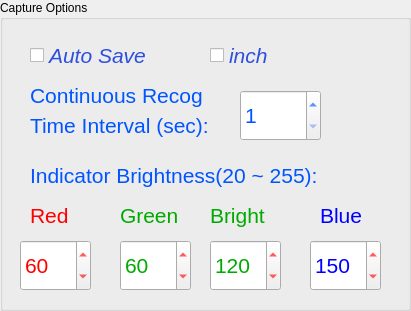
     <widget class="QGroupBox" name="groupBox_4">
      <property name="geometry">
       <rect>
        <x>860</x>
        <y>10</y>
        <width>411</width>
        <height>311</height>
       </rect>
      </property>
      <property name="title">
       <string>Capture Options </string>
      </property>
      <widget class="QCheckBox" name="checkBox_AutoSave">
       <property name="geometry">
        <rect>
         <x>30</x>
         <y>40</y>
         <width>141</width>
         <height>31</height>
        </rect>
       </property>
       <property name="palette">
        <palette>
         <active>
          <colorrole role="WindowText">
           <brush brushstyle="SolidPattern">
            <color alpha="255">
             <red>46</red>
             <green>78</green>
             <blue>221</blue>
            </color>
           </brush>
          </colorrole>
         </active>
         <inactive>
          <colorrole role="WindowText">
           <brush brushstyle="SolidPattern">
            <color alpha="255">
             <red>46</red>
             <green>78</green>
             <blue>221</blue>
            </color>
           </brush>
          </colorrole>
         </inactive>
         <disabled>
          <colorrole role="WindowText">
           <brush brushstyle="SolidPattern">
            <color alpha="255">
             <red>120</red>
             <green>120</green>
             <blue>120</blue>
            </color>
           </brush>
          </colorrole>
         </disabled>
        </palette>
       </property>
       <property name="font">
        <font>
         <family>Arial</family>
         <pointsize>16</pointsize>
         <italic>true</italic>
        </font>
       </property>
       <property name="text">
        <string>Auto Save</string>
       </property>
      </widget>
      <widget class="QCheckBox" name="checkBox_Inch">
       <property name="geometry">
        <rect>
         <x>210</x>
         <y>40</y>
         <width>71</width>
         <height>31</height>
        </rect>
       </property>
       <property name="palette">
        <palette>
         <active>
          <colorrole role="WindowText">
           <brush brushstyle="SolidPattern">
            <color alpha="255">
             <red>46</red>
             <green>78</green>
             <blue>221</blue>
            </color>
           </brush>
          </colorrole>
         </active>
         <inactive>
          <colorrole role="WindowText">
           <brush brushstyle="SolidPattern">
            <color alpha="255">
             <red>46</red>
             <green>78</green>
             <blue>221</blue>
            </color>
           </brush>
          </colorrole>
         </inactive>
         <disabled>
          <colorrole role="WindowText">
           <brush brushstyle="SolidPattern">
            <color alpha="255">
             <red>120</red>
             <green>120</green>
             <blue>120</blue>
            </color>
           </brush>
          </colorrole>
         </disabled>
        </palette>
       </property>
       <property name="font">
        <font>
         <family>Arial</family>
         <pointsize>16</pointsize>
         <italic>true</italic>
        </font>
       </property>
       <property name="text">
        <string>inch</string>
       </property>
      </widget>
      <widget class="QLabel" name="label_25">
       <property name="geometry">
        <rect>
         <x>30</x>
         <y>80</y>
         <width>201</width>
         <height>31</height>
        </rect>
       </property>
       <property name="palette">
        <palette>
         <active>
          <colorrole role="WindowText">
           <brush brushstyle="SolidPattern">
            <color alpha="255">
             <red>0</red>
             <green>85</green>
             <blue>255</blue>
            </color>
           </brush>
          </colorrole>
         </active>
         <inactive>
          <colorrole role="WindowText">
           <brush brushstyle="SolidPattern">
            <color alpha="255">
             <red>0</red>
             <green>85</green>
             <blue>255</blue>
            </color>
           </brush>
          </colorrole>
         </inactive>
         <disabled>
          <colorrole role="WindowText">
           <brush brushstyle="SolidPattern">
            <color alpha="255">
             <red>120</red>
             <green>120</green>
             <blue>120</blue>
            </color>
           </brush>
          </colorrole>
         </disabled>
        </palette>
       </property>
       <property name="font">
        <font>
         <family>Arial</family>
         <pointsize>16</pointsize>
        </font>
       </property>
       <property name="text">
        <string>Continuous Recog</string>
       </property>
      </widget>
      <widget class="QLabel" name="label_26">
       <property name="geometry">
        <rect>
         <x>30</x>
         <y>110</y>
         <width>191</width>
         <height>31</height>
        </rect>
       </property>
       <property name="palette">
        <palette>
         <active>
          <colorrole role="WindowText">
           <brush brushstyle="SolidPattern">
            <color alpha="255">
             <red>0</red>
             <green>85</green>
             <blue>255</blue>
            </color>
           </brush>
          </colorrole>
         </active>
         <inactive>
          <colorrole role="WindowText">
           <brush brushstyle="SolidPattern">
            <color alpha="255">
             <red>0</red>
             <green>85</green>
             <blue>255</blue>
            </color>
           </brush>
          </colorrole>
         </inactive>
         <disabled>
          <colorrole role="WindowText">
           <brush brushstyle="SolidPattern">
            <color alpha="255">
             <red>120</red>
             <green>120</green>
             <blue>120</blue>
            </color>
           </brush>
          </colorrole>
         </disabled>
        </palette>
       </property>
       <property name="font">
        <font>
         <family>Arial</family>
         <pointsize>16</pointsize>
        </font>
       </property>
       <property name="text">
        <string>Time Interval (sec):</string>
       </property>
      </widget>
      <widget class="QSpinBox" name="spinBox_Interval">
       <property name="geometry">
        <rect>
         <x>240</x>
         <y>90</y>
         <width>81</width>
         <height>51</height>
        </rect>
       </property>
       <property name="palette">
        <palette>
         <active>
          <colorrole role="WindowText">
           <brush brushstyle="SolidPattern">
            <color alpha="255">
             <red>0</red>
             <green>85</green>
             <blue>255</blue>
            </color>
           </brush>
          </colorrole>
          <colorrole role="Text">
           <brush brushstyle="SolidPattern">
            <color alpha="255">
             <red>0</red>
             <green>85</green>
             <blue>255</blue>
            </color>
           </brush>
          </colorrole>
         </active>
         <inactive>
          <colorrole role="WindowText">
           <brush brushstyle="SolidPattern">
            <color alpha="255">
             <red>0</red>
             <green>85</green>
             <blue>255</blue>
            </color>
           </brush>
          </colorrole>
          <colorrole role="Text">
           <brush brushstyle="SolidPattern">
            <color alpha="255">
             <red>0</red>
             <green>85</green>
             <blue>255</blue>
            </color>
           </brush>
          </colorrole>
         </inactive>
         <disabled>
          <colorrole role="WindowText">
           <brush brushstyle="SolidPattern">
            <color alpha="255">
             <red>120</red>
             <green>120</green>
             <blue>120</blue>
            </color>
           </brush>
          </colorrole>
          <colorrole role="Text">
           <brush brushstyle="SolidPattern">
            <color alpha="255">
             <red>120</red>
             <green>120</green>
             <blue>120</blue>
            </color>
           </brush>
          </colorrole>
         </disabled>
        </palette>
       </property>
       <property name="font">
        <font>
         <family>Arial</family>
         <pointsize>16</pointsize>
        </font>
       </property>
       <property name="minimum">
        <number>1</number>
       </property>
       <property name="maximum">
        <number>20</number>
       </property>
       <property name="singleStep">
        <number>1</number>
       </property>
       <property name="value">
        <number>1</number>
       </property>
      </widget>
      <widget class="QLabel" name="label_28">
       <property name="geometry">
        <rect>
         <x>210</x>
         <y>200</y>
         <width>71</width>
         <height>31</height>
        </rect>
       </property>
       <property name="palette">
        <palette>
         <active>
          <colorrole role="WindowText">
           <brush brushstyle="SolidPattern">
            <color alpha="255">
             <red>0</red>
             <green>170</green>
             <blue>0</blue>
            </color>
           </brush>
          </colorrole>
         </active>
         <inactive>
          <colorrole role="WindowText">
           <brush brushstyle="SolidPattern">
            <color alpha="255">
             <red>0</red>
             <green>170</green>
             <blue>0</blue>
            </color>
           </brush>
          </colorrole>
         </inactive>
         <disabled>
          <colorrole role="WindowText">
           <brush brushstyle="SolidPattern">
            <color alpha="255">
             <red>120</red>
             <green>120</green>
             <blue>120</blue>
            </color>
           </brush>
          </colorrole>
         </disabled>
        </palette>
       </property>
       <property name="font">
        <font>
         <family>Arial</family>
         <pointsize>16</pointsize>
        </font>
       </property>
       <property name="text">
        <string>Bright</string>
       </property>
      </widget>
      <widget class="QLabel" name="label_29">
       <property name="geometry">
        <rect>
         <x>320</x>
         <y>200</y>
         <width>51</width>
         <height>31</height>
        </rect>
       </property>
       <property name="palette">
        <palette>
         <active>
          <colorrole role="WindowText">
           <brush brushstyle="SolidPattern">
            <color alpha="255">
             <red>0</red>
             <green>0</green>
             <blue>255</blue>
            </color>
           </brush>
          </colorrole>
         </active>
         <inactive>
          <colorrole role="WindowText">
           <brush brushstyle="SolidPattern">
            <color alpha="255">
             <red>0</red>
             <green>0</green>
             <blue>255</blue>
            </color>
           </brush>
          </colorrole>
         </inactive>
         <disabled>
          <colorrole role="WindowText">
           <brush brushstyle="SolidPattern">
            <color alpha="255">
             <red>120</red>
             <green>120</green>
             <blue>120</blue>
            </color>
           </brush>
          </colorrole>
         </disabled>
        </palette>
       </property>
       <property name="font">
        <font>
         <family>Arial</family>
         <pointsize>16</pointsize>
        </font>
       </property>
       <property name="text">
        <string>Blue</string>
       </property>
      </widget>
      <widget class="QSpinBox" name="spinBox_Red">
       <property name="geometry">
        <rect>
         <x>20</x>
         <y>240</y>
         <width>71</width>
         <height>51</height>
        </rect>
       </property>
       <property name="palette">
        <palette>
         <active>
          <colorrole role="WindowText">
           <brush brushstyle="SolidPattern">
            <color alpha="255">
             <red>255</red>
             <green>0</green>
             <blue>0</blue>
            </color>
           </brush>
          </colorrole>
          <colorrole role="Text">
           <brush brushstyle="SolidPattern">
            <color alpha="255">
             <red>255</red>
             <green>0</green>
             <blue>0</blue>
            </color>
           </brush>
          </colorrole>
         </active>
         <inactive>
          <colorrole role="WindowText">
           <brush brushstyle="SolidPattern">
            <color alpha="255">
             <red>255</red>
             <green>0</green>
             <blue>0</blue>
            </color>
           </brush>
          </colorrole>
          <colorrole role="Text">
           <brush brushstyle="SolidPattern">
            <color alpha="255">
             <red>255</red>
             <green>0</green>
             <blue>0</blue>
            </color>
           </brush>
          </colorrole>
         </inactive>
         <disabled>
          <colorrole role="WindowText">
           <brush brushstyle="SolidPattern">
            <color alpha="255">
             <red>120</red>
             <green>120</green>
             <blue>120</blue>
            </color>
           </brush>
          </colorrole>
          <colorrole role="Text">
           <brush brushstyle="SolidPattern">
            <color alpha="255">
             <red>120</red>
             <green>120</green>
             <blue>120</blue>
            </color>
           </brush>
          </colorrole>
         </disabled>
        </palette>
       </property>
       <property name="font">
        <font>
         <family>Arial</family>
         <pointsize>16</pointsize>
        </font>
       </property>
       <property name="minimum">
        <number>20</number>
       </property>
       <property name="maximum">
        <number>255</number>
       </property>
       <property name="singleStep">
        <number>5</number>
       </property>
       <property name="value">
        <number>60</number>
       </property>
      </widget>
      <widget class="QLabel" name="label_30">
       <property name="geometry">
        <rect>
         <x>120</x>
         <y>200</y>
         <width>61</width>
         <height>31</height>
        </rect>
       </property>
       <property name="palette">
        <palette>
         <active>
          <colorrole role="WindowText">
           <brush brushstyle="SolidPattern">
            <color alpha="255">
             <red>0</red>
             <green>170</green>
             <blue>0</blue>
            </color>
           </brush>
          </colorrole>
         </active>
         <inactive>
          <colorrole role="WindowText">
           <brush brushstyle="SolidPattern">
            <color alpha="255">
             <red>0</red>
             <green>170</green>
             <blue>0</blue>
            </color>
           </brush>
          </colorrole>
         </inactive>
         <disabled>
          <colorrole role="WindowText">
           <brush brushstyle="SolidPattern">
            <color alpha="255">
             <red>120</red>
             <green>120</green>
             <blue>120</blue>
            </color>
           </brush>
          </colorrole>
         </disabled>
        </palette>
       </property>
       <property name="font">
        <font>
         <family>Arial</family>
         <pointsize>16</pointsize>
        </font>
       </property>
       <property name="text">
        <string>Green</string>
       </property>
      </widget>
      <widget class="QSpinBox" name="spinBox_BrightGreen">
       <property name="geometry">
        <rect>
         <x>210</x>
         <y>240</y>
         <width>71</width>
         <height>51</height>
        </rect>
       </property>
       <property name="palette">
        <palette>
         <active>
          <colorrole role="WindowText">
           <brush brushstyle="SolidPattern">
            <color alpha="255">
             <red>255</red>
             <green>0</green>
             <blue>0</blue>
            </color>
           </brush>
          </colorrole>
          <colorrole role="Text">
           <brush brushstyle="SolidPattern">
            <color alpha="255">
             <red>0</red>
             <green>170</green>
             <blue>0</blue>
            </color>
           </brush>
          </colorrole>
         </active>
         <inactive>
          <colorrole role="WindowText">
           <brush brushstyle="SolidPattern">
            <color alpha="255">
             <red>255</red>
             <green>0</green>
             <blue>0</blue>
            </color>
           </brush>
          </colorrole>
          <colorrole role="Text">
           <brush brushstyle="SolidPattern">
            <color alpha="255">
             <red>0</red>
             <green>170</green>
             <blue>0</blue>
            </color>
           </brush>
          </colorrole>
         </inactive>
         <disabled>
          <colorrole role="WindowText">
           <brush brushstyle="SolidPattern">
            <color alpha="255">
             <red>120</red>
             <green>120</green>
             <blue>120</blue>
            </color>
           </brush>
          </colorrole>
          <colorrole role="Text">
           <brush brushstyle="SolidPattern">
            <color alpha="255">
             <red>120</red>
             <green>120</green>
             <blue>120</blue>
            </color>
           </brush>
          </colorrole>
         </disabled>
        </palette>
       </property>
       <property name="font">
        <font>
         <family>Arial</family>
         <pointsize>16</pointsize>
        </font>
       </property>
       <property name="minimum">
        <number>20</number>
       </property>
       <property name="maximum">
        <number>255</number>
       </property>
       <property name="singleStep">
        <number>5</number>
       </property>
       <property name="value">
        <number>120</number>
       </property>
      </widget>
      <widget class="QSpinBox" name="spinBox_Green">
       <property name="geometry">
        <rect>
         <x>120</x>
         <y>240</y>
         <width>71</width>
         <height>51</height>
        </rect>
       </property>
       <property name="palette">
        <palette>
         <active>
          <colorrole role="WindowText">
           <brush brushstyle="SolidPattern">
            <color alpha="255">
             <red>255</red>
             <green>0</green>
             <blue>0</blue>
            </color>
           </brush>
          </colorrole>
          <colorrole role="Text">
           <brush brushstyle="SolidPattern">
            <color alpha="255">
             <red>0</red>
             <green>170</green>
             <blue>0</blue>
            </color>
           </brush>
          </colorrole>
         </active>
         <inactive>
          <colorrole role="WindowText">
           <brush brushstyle="SolidPattern">
            <color alpha="255">
             <red>255</red>
             <green>0</green>
             <blue>0</blue>
            </color>
           </brush>
          </colorrole>
          <colorrole role="Text">
           <brush brushstyle="SolidPattern">
            <color alpha="255">
             <red>0</red>
             <green>170</green>
             <blue>0</blue>
            </color>
           </brush>
          </colorrole>
         </inactive>
         <disabled>
          <colorrole role="WindowText">
           <brush brushstyle="SolidPattern">
            <color alpha="255">
             <red>120</red>
             <green>120</green>
             <blue>120</blue>
            </color>
           </brush>
          </colorrole>
          <colorrole role="Text">
           <brush brushstyle="SolidPattern">
            <color alpha="255">
             <red>120</red>
             <green>120</green>
             <blue>120</blue>
            </color>
           </brush>
          </colorrole>
         </disabled>
        </palette>
       </property>
       <property name="font">
        <font>
         <family>Arial</family>
         <pointsize>16</pointsize>
        </font>
       </property>
       <property name="minimum">
        <number>20</number>
       </property>
       <property name="maximum">
        <number>255</number>
       </property>
       <property name="singleStep">
        <number>5</number>
       </property>
       <property name="value">
        <number>60</number>
       </property>
      </widget>
      <widget class="QSpinBox" name="spinBox_Blue">
       <property name="geometry">
        <rect>
         <x>310</x>
         <y>240</y>
         <width>71</width>
         <height>51</height>
        </rect>
       </property>
       <property name="palette">
        <palette>
         <active>
          <colorrole role="WindowText">
           <brush brushstyle="SolidPattern">
            <color alpha="255">
             <red>255</red>
             <green>0</green>
             <blue>0</blue>
            </color>
           </brush>
          </colorrole>
          <colorrole role="Text">
           <brush brushstyle="SolidPattern">
            <color alpha="255">
             <red>0</red>
             <green>0</green>
             <blue>255</blue>
            </color>
           </brush>
          </colorrole>
         </active>
         <inactive>
          <colorrole role="WindowText">
           <brush brushstyle="SolidPattern">
            <color alpha="255">
             <red>255</red>
             <green>0</green>
             <blue>0</blue>
            </color>
           </brush>
          </colorrole>
          <colorrole role="Text">
           <brush brushstyle="SolidPattern">
            <color alpha="255">
             <red>0</red>
             <green>0</green>
             <blue>255</blue>
            </color>
           </brush>
          </colorrole>
         </inactive>
         <disabled>
          <colorrole role="WindowText">
           <brush brushstyle="SolidPattern">
            <color alpha="255">
             <red>120</red>
             <green>120</green>
             <blue>120</blue>
            </color>
           </brush>
          </colorrole>
          <colorrole role="Text">
           <brush brushstyle="SolidPattern">
            <color alpha="255">
             <red>120</red>
             <green>120</green>
             <blue>120</blue>
            </color>
           </brush>
          </colorrole>
         </disabled>
        </palette>
       </property>
       <property name="font">
        <font>
         <family>Arial</family>
         <pointsize>16</pointsize>
        </font>
       </property>
       <property name="minimum">
        <number>20</number>
       </property>
       <property name="maximum">
        <number>255</number>
       </property>
       <property name="singleStep">
        <number>5</number>
       </property>
       <property name="value">
        <number>150</number>
       </property>
      </widget>
      <widget class="QLabel" name="label_31">
       <property name="geometry">
        <rect>
         <x>30</x>
         <y>200</y>
         <width>41</width>
         <height>31</height>
        </rect>
       </property>
       <property name="palette">
        <palette>
         <active>
          <colorrole role="WindowText">
           <brush brushstyle="SolidPattern">
            <color alpha="255">
             <red>255</red>
             <green>0</green>
             <blue>0</blue>
            </color>
           </brush>
          </colorrole>
         </active>
         <inactive>
          <colorrole role="WindowText">
           <brush brushstyle="SolidPattern">
            <color alpha="255">
             <red>255</red>
             <green>0</green>
             <blue>0</blue>
            </color>
           </brush>
          </colorrole>
         </inactive>
         <disabled>
          <colorrole role="WindowText">
           <brush brushstyle="SolidPattern">
            <color alpha="255">
             <red>120</red>
             <green>120</green>
             <blue>120</blue>
            </color>
           </brush>
          </colorrole>
         </disabled>
        </palette>
       </property>
       <property name="font">
        <font>
         <family>Arial</family>
         <pointsize>16</pointsize>
        </font>
       </property>
       <property name="text">
        <string>Red</string>
       </property>
      </widget>
      <widget class="QLabel" name="label_32">
       <property name="geometry">
        <rect>
         <x>30</x>
         <y>160</y>
         <width>301</width>
         <height>31</height>
        </rect>
       </property>
       <property name="palette">
        <palette>
         <active>
          <colorrole role="WindowText">
           <brush brushstyle="SolidPattern">
            <color alpha="255">
             <red>0</red>
             <green>85</green>
             <blue>255</blue>
            </color>
           </brush>
          </colorrole>
         </active>
         <inactive>
          <colorrole role="WindowText">
           <brush brushstyle="SolidPattern">
            <color alpha="255">
             <red>0</red>
             <green>85</green>
             <blue>255</blue>
            </color>
           </brush>
          </colorrole>
         </inactive>
         <disabled>
          <colorrole role="WindowText">
           <brush brushstyle="SolidPattern">
            <color alpha="255">
             <red>120</red>
             <green>120</green>
             <blue>120</blue>
            </color>
           </brush>
          </colorrole>
         </disabled>
        </palette>
       </property>
       <property name="font">
        <font>
         <family>Arial</family>
         <pointsize>16</pointsize>
        </font>
       </property>
       <property name="text">
        <string>Indicator Brightness(20 ~ 255):</string>
       </property>
      </widget>
     </widget>
